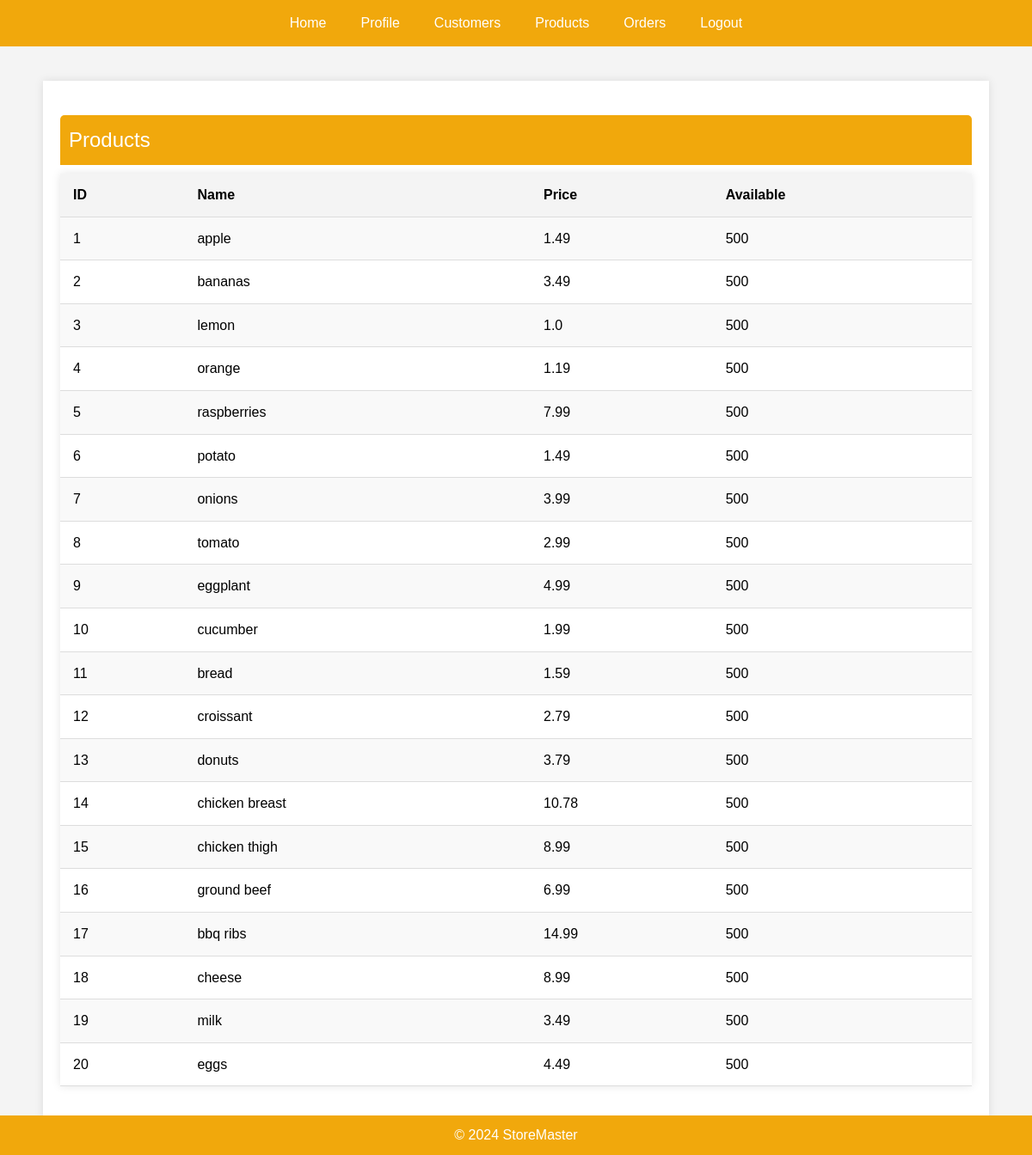
Before: /products/ (signed in) with the older database file.
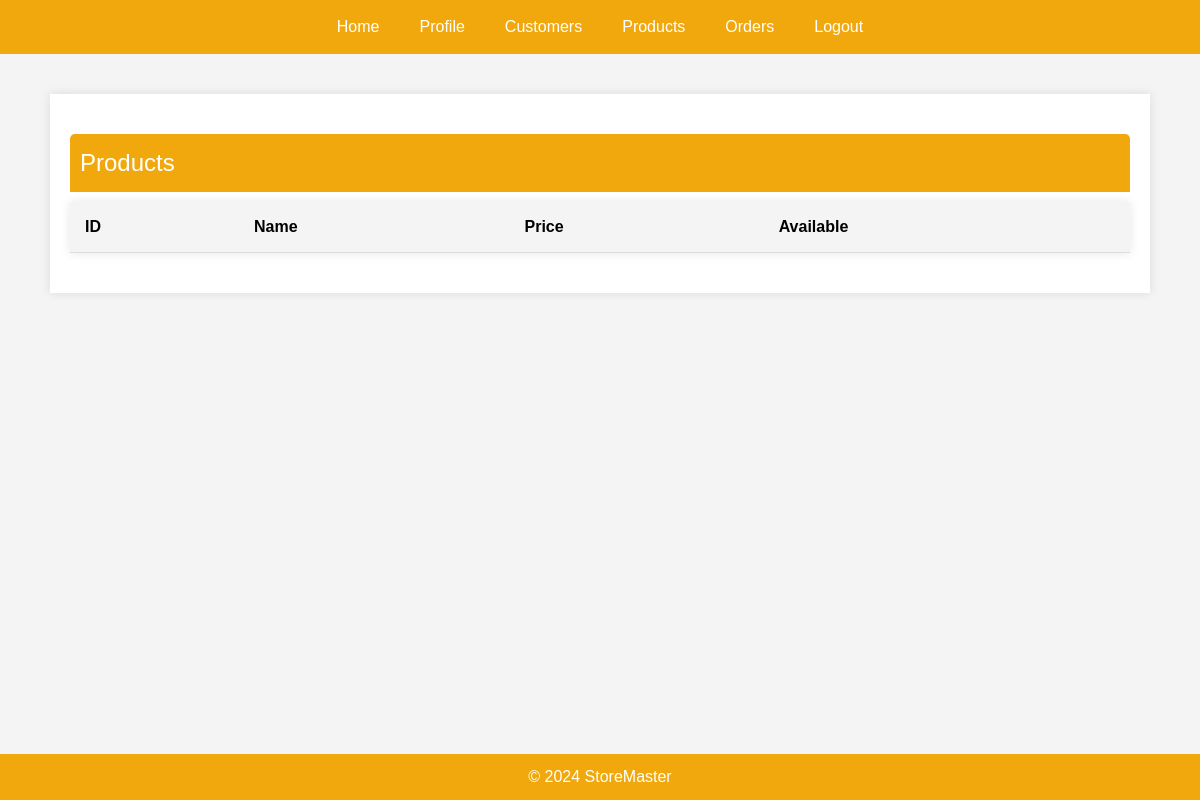
After: the same page with the newer database file.
### StoreMaster/models.py (models this page shows, shortened)
class Product(db.Model):
    pid = mapped_column(Integer, primary_key=True)
    name = mapped_column(String(200), nullable=False, unique=True)
    price = mapped_column(Float, nullable=False)
    available = mapped_column(Integer, nullable=False, default=500)
    records = relationship("ProductOrder", back_populates="product",
                           cascade="all, delete")

### StoreMaster/web_interface/products.py (the view)
@products_bp.route('/', methods=["GET"])
def product_list():
    statement = db.select(Product).order_by(Product.pid)  # create a query
    records = db.session.execute(statement)  # run the query
    results = list(records.scalars())
    return render_template("product.html", products=results)

### StoreMaster/templates/product.html (shortened to what this page needs)
{% extends "base.html" %}  {% block content %}
<div class="block-content">
<table>
  <caption>
    Products
  </caption>
  <tr>
    <th>ID</th>
    <th>Name</th>
    <th>Price</th>
    <th>Available</th>
  </tr>
  {% for product in products %}
  <tr>
    <td>{{ product.pid }}</td>
    <td>{{ product.name }}</td>
    <td>{{ product.price }}</td>
    <td>{{ product.available }}</td>
  </tr>
  {% endfor %}
</table>
</div>
{% endblock %}

Changed rows visible on the page:
removed Product: pid "1", name "apple", price "1.49", available "500"
removed Product: pid "2", name "bananas", price "3.49", available "500"
removed Product: pid "3", name "lemon", price "1.0", available "500"
removed Product: pid "4", name "orange", price "1.19", available "500"
removed Product: pid "5", name "raspberries", price "7.99", available "500"
removed Product: pid "6", name "potato", price "1.49", available "500"
removed Product: pid "7", name "onions", price "3.99", available "500"
removed Product: pid "8", name "tomato", price "2.99", available "500"
removed Product: pid "9", name "eggplant", price "4.99", available "500"
removed Product: pid "10", name "cucumber", price "1.99", available "500"
removed Product: pid "11", name "bread", price "1.59", available "500"
removed Product: pid "12", name "croissant", price "2.79", available "500"
removed Product: pid "13", name "donuts", price "3.79", available "500"
removed Product: pid "14", name "chicken breast", price "10.78", available "500"
removed Product: pid "15", name "chicken thigh", price "8.99", available "500"
removed Product: pid "16", name "ground beef", price "6.99", available "500"
removed Product: pid "17", name "bbq ribs", price "14.99", available "500"
removed Product: pid "18", name "cheese", price "8.99", available "500"
removed Product: pid "19", name "milk", price "3.49", available "500"
removed Product: pid "20", name "eggs", price "4.49", available "500"
